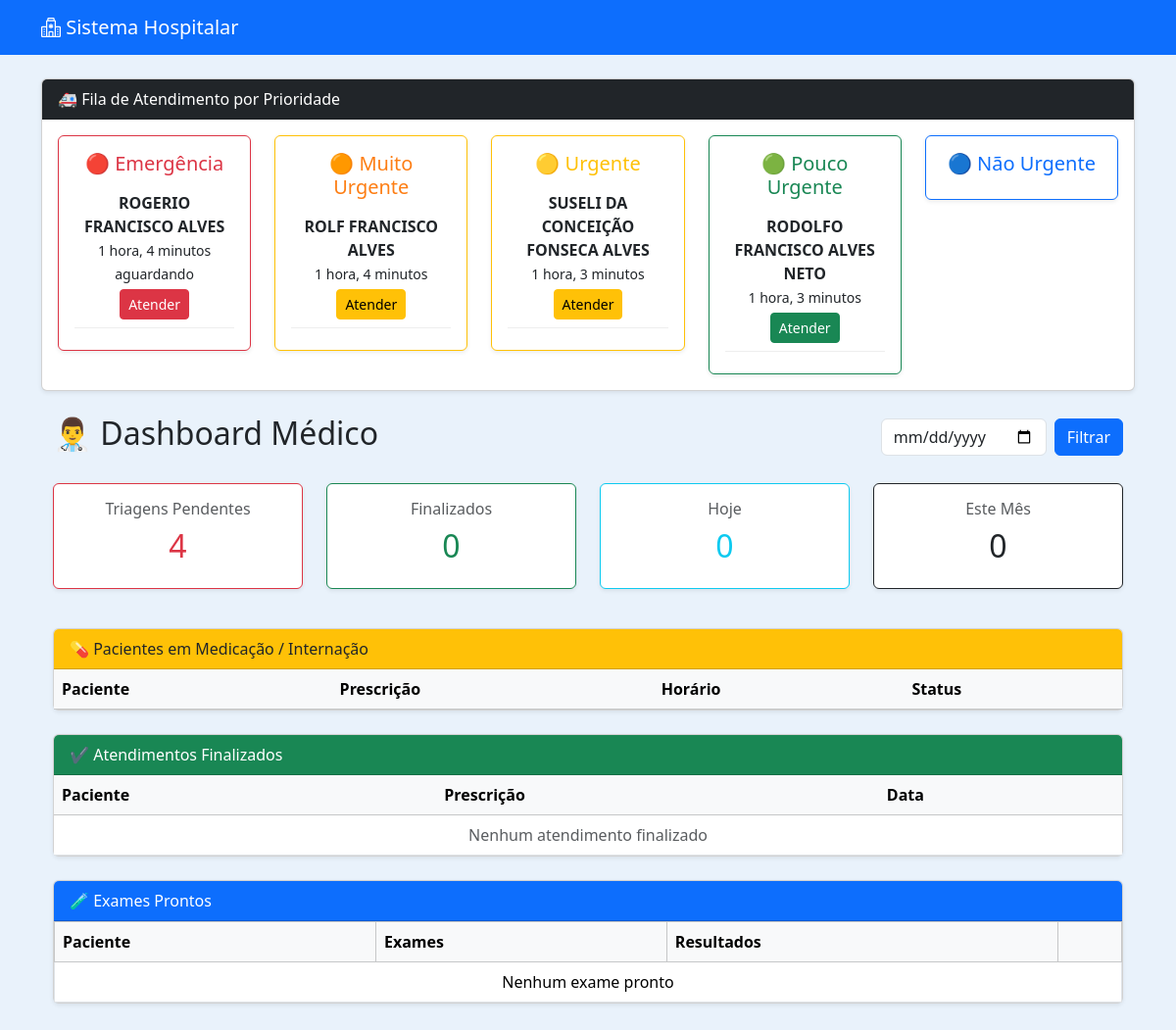
The app's page /medico/dashboard/ (signed in) with its own data.
### triagem/models.py (models this page shows, shortened)
class Triagem(models.Model):
    RISCO_CHOICES = [
        ('Vermelho', 'Vermelho'),
        ('Laranja', 'Laranja'),
        ('Amarelo', 'Amarelo'),
        ('Verde', 'Verde'),
        ('Azul', 'Azul'),
    ]
    agendamento = models.OneToOneField(Agendamento, on_delete=models.CASCADE)
    paciente = models.ForeignKey(Paciente, on_delete=models.CASCADE)
    enfermeiro = models.ForeignKey(
        Usuario,
        on_delete=models.SET_NULL,
        null=True,
        blank=True,
        related_name="triagens_realizadas"
    )
    pressao_arterial = models.CharField(max_length=20)
    temperatura = models.DecimalField(max_digits=4, decimal_places=1)
    frequencia_cardiaca = models.IntegerField()
    saturacao = models.IntegerField()
    classificacao_risco = models.CharField(
        max_length=10,
        choices=RISCO_CHOICES,
        blank=True,
        null=True
    )
    observacoes = models.TextField(blank=True, null=True)
    atendido = models.BooleanField(default=False)
    data_triagem = models.DateTimeField(auto_now_add=True)

### pacientes/models.py (models this page shows, shortened)
class Paciente(models.Model):
    nome = models.CharField(max_length=100)
    nome_social = models.CharField(max_length=100, blank=True, null=True)
    nome_mae = models.CharField(max_length=100)
    nome_pai = models.CharField(max_length=100, blank=True, null=True)
    cpf = models.CharField(
        max_length=14,
        unique=True,
        validators=[
            RegexValidator(
                r'^\d{3}\.\d{3}\.\d{3}-\d{2}$',
                'CPF inválido! Use XXX.XXX.XXX-XX'
            )
        ]
    )
    data_nascimento = models.DateField()
    SEXO_BIOLOGICO_CHOICES = [
        ('M', 'Masculino'),
        ('F', 'Feminino'),
        ('I', 'Intersexo'),
    ]
    sexo_biologico = models.CharField(max_length=1, choices=SEXO_BIOLOGICO_CHOICES)
    identidade_genero = models.CharField(max_length=50)
    orientacao_sexual = models.CharField(max_length=50)
    NACIONALIDADE_CHOICES = [
        ('BRASILEIRA', 'Brasileira'),
        ('ARGENTINA', 'Argentina'),
        ('BOLIVIANA', 'Boliviana'),
        ('CHILENA', 'Chilena'),
        ('COLOMBIANA', 'Colombiana'),
        ('PARAGUAIA', 'Paraguaia'),
        ('PERUANA', 'Peruana'),
        ('URUGUAIA', 'Uruguaia'),
        ('VENEZUELANA', 'Venezuelana'),
        ('OUTRA', 'Outra'),
    ]
    nacionalidade = models.CharField(
        max_length=20,
        choices=NACIONALIDADE_CHOICES,
        default='BRASILEIRA'
    )
    naturalidade = models.CharField(max_length=100)
    RACA_COR_CHOICES = [
        ('BRANCA', 'Branca'),
        ('PRETA', 'Preta'),
        ('PARDA', 'Parda'),
        ('AMARELA', 'Amarela'),
        ('INDIGENA', 'Indígena'),
    ]
    raca_cor = models.CharField(max_length=10, choices=RACA_COR_CHOICES)
    ESTADO_CIVIL_CHOICES = [
        ('SOLTEIRO', 'Solteiro(a)'),
        ('CASADO', 'Casado(a)'),
        ('DIVORCIADO', 'Divorciado(a)'),
        ('VIUVO', 'Viúvo(a)'),
        ('UNIAO_ESTAVEL', 'União Estável'),
    ]
    estado_civil = models.CharField(max_length=20, choices=ESTADO_CIVIL_CHOICES)
    ESCOLARIDADE_CHOICES = [
        ('SEM_INSTRUCAO', 'Sem instrução'),
        ('FUNDAMENTAL_INCOMPLETO', 'Fundamental incompleto'),
        ('FUNDAMENTAL_COMPLETO', 'Fundamental completo'),
        ('MEDIO_INCOMPLETO', 'Médio incompleto'),
        ('MEDIO_COMPLETO', 'Médio completo'),
        ('SUPERIOR_INCOMPLETO', 'Superior incompleto'),
        ('SUPERIOR_COMPLETO', 'Superior completo'),
        ('POS_GRADUACAO', 'Pós-graduação'),
        ('MESTRADO', 'Mestrado'),
        ('DOUTORADO', 'Doutorado'),
    ]
    escolaridade = models.CharField(max_length=30, choices=ESCOLARIDADE_CHOICES)
    profissao = models.CharField(max_length=50)
    rg = models.CharField(max_length=20)
    orgao_emissor = models.CharField(max_length=10)
    UF_CHOICES = [
        ('AC','AC'), ('AL','AL'), ('AP','AP'), ('AM','AM'),
        ('BA','BA'), ('CE','CE'), ('DF','DF'), ('ES','ES'),
        ('GO','GO'), ('MA','MA'), ('MT','MT'), ('MS','MS'),
        ('MG','MG'), ('PA','PA'), ('PB','PB'), ('PR','PR'),
        ('PE','PE'), ('PI','PI'), ('RJ','RJ'), ('RN','RN'),
        ('RS','RS'), ('RO','RO'), ('RR','RR'), ('SC','SC'),
        ('SP','SP'), ('SE','SE'), ('TO','TO'),
    ]
    uf_rg = models.CharField(max_length=2, choices=UF_CHOICES)
    cep = models.CharField(
        max_length=9,
        validators=[
            RegexValidator(
                r'^\d{5}-\d{3}$',
                'CEP inválido! Use XXXXX-XXX'
            )
        ]
    )
    endereco = models.CharField(max_length=100)
    numero = models.CharField(max_length=10)
    complemento = models.CharField(max_length=50, blank=True, null=True)
    bairro = models.CharField(max_length=50)
    municipio = models.CharField(max_length=50)
    uf = models.CharField(max_length=2, choices=UF_CHOICES)
    ZONA_CHOICES = [
        ('URBANA', 'Urbana'),
        ('RURAL', 'Rural'),
    ]
    zona = models.CharField(max_length=6, choices=ZONA_CHOICES)
    telefone_fixo = models.CharField(
        max_length=15,
        blank=True,
        null=True,
        validators=[
            RegexValidator(
                r'^\(\d{2}\)\s\d{4}-\d{4}$',
                'Telefone inválido! Use (XX) XXXX-XXXX'
            )
        ]
    )
    celular = models.CharField(
        max_length=15,
        validators=[
            RegexValidator(
                r'^\(\d{2}\)\s\d{5}-\d{4}$',
                'Celular inválido! Use (XX) XXXXX-XXXX'
            )
        ]
    )
    whatsapp = models.BooleanField(default=False)
    email = models.EmailField(blank=True, null=True)
    cartao_sus = models.CharField(max_length=18, blank=True, null=True)
    criado_por = models.ForeignKey(
        User,
        on_delete=models.SET_NULL,
        null=True,
        blank=True,
        related_name='pacientes_criados'
    )
    data_criacao = models.DateTimeField(default=timezone.now, editable=False)
    data_atualizacao = models.DateTimeField(auto_now=True)

### medico/views.py (the view, shortened to what this page needs)
# urls.py: path('dashboard/', views.medico_dashboard, name='medico_dashboard'),
@login_required
def medico_dashboard(request):
    agora = timezone.now()
    hoje = timezone.localdate()  # Data local
    data_filtro = request.GET.get("data_atendimento")
    if data_filtro:
        try:
            filtro_data = timezone.datetime.strptime(data_filtro, "%Y-%m-%d").date()
        except ValueError:
            filtro_data = hoje
    else:
        filtro_data = hoje
    triagens = Triagem.objects.filter(atendido=False).annotate(
        prioridade=Case(
            When(classificacao_risco="Vermelho", then=Value(1)),
            When(classificacao_risco="Laranja", then=Value(2)),
            When(classificacao_risco="Amarelo", then=Value(3)),
            When(classificacao_risco="Verde", then=Value(4)),
            When(classificacao_risco="Azul", then=Value(5)),
            default=Value(5),
            output_field=IntegerField(),
        )
    ).order_by("prioridade", "-data_triagem")
    atendimentos_finalizados = Atendimento.objects.filter(
        medico=request.user,
        finalizado=True,
        data_atendimento__date=filtro_data
    ).order_by("-data_atendimento")
    aguardando_medicacao = Atendimento.objects.filter(
        medico=request.user,
        decisao="medicacao",
        medicacao_aplicada=False,
        finalizado=False
    ).order_by("-id")
    medicacao_aplicada = Atendimento.objects.filter(
        medico=request.user,
        decisao="medicacao",
        medicacao_aplicada=True,
        finalizado=False
    ).order_by("-id")
    internacoes = Atendimento.objects.filter(
        medico=request.user,
        decisao="internacao",
        finalizado=False
    ).order_by("-id")
    total_pendentes = triagens.count()
    total_atendidos = atendimentos_finalizados.count()
    total_dia = Atendimento.objects.filter(
        medico=request.user,
        data_atendimento__date=filtro_data
    ).count()
    total_mes = Atendimento.objects.filter(
        medico=request.user,
        finalizado=True,
        data_atendimento__year=agora.year,
        data_atendimento__month=agora.month
    ).count()
    exames_do_dia = Exame.objects.filter(
        atendimento__medico=request.user,
        atendimento__data_atendimento__date=filtro_data,
        status="pronto"
    ).select_related(
        "atendimento",
        "atendimento__paciente"
    ).order_by(
        "atendimento__paciente__nome",
        "-atendimento__data_atendimento"
    )
    exames_por_paciente = OrderedDict()
    exames_prontos = list(exames_por_paciente.values())
    context = {
        "triagens": triagens,
        "atendimentos_finalizados": atendimentos_finalizados,
        "aguardando_medicacao": aguardando_medicacao,
        "medicacao_aplicada": medicacao_aplicada,
        "internacoes": internacoes,
        "total_pendentes": total_pendentes,
        "total_atendidos": total_atendidos,
        "total_dia": total_dia,
        "total_mes": total_mes,
        "data_filtro": filtro_data,
        "exames_prontos": exames_prontos,
    }
    return render(request, "medico/dashboard.html", context)

### medico/templates/medico/dashboard.html (shortened to what this page needs)
{% extends 'usuarios/base.html' %}
{% load static %}
{% block content %}
<div class="card shadow-sm mb-4">
<div class="card-header bg-dark text-white">
🚑 Fila de Atendimento por Prioridade
</div>
<div class="card-body">
<div class="row text-center">
<div class="col-md">
<div class="card border-danger shadow-sm">
<div class="card-body prioridade-vermelho">
<h5 class="text-danger">🔴 Emergência</h5>
{% for t in triagens %}
{% if t.classificacao_risco == "Vermelho" %}
<div class="fila-paciente">
<strong>{{ t.paciente.nome }}</strong><br>
<small>{{ t.data_triagem|timesince }} aguardando</small><br>
<a href="{% url 'iniciar_atendimento' t.id %}"
class="btn btn-sm btn-danger mt-1">
Atender
</a>
</div>
{% endif %}
{% endfor %}
</div>
</div>
</div>
<div class="col-md">
<div class="card border-warning shadow-sm">
<div class="card-body">
<h5 style="color:#fd7e14">🟠 Muito Urgente</h5>
{% for t in triagens %}
{% if t.classificacao_risco == "Laranja" %}
<div class="fila-paciente">
<strong>{{ t.paciente.nome }}</strong><br>
<small>{{ t.data_triagem|timesince }}</small><br>
<a href="{% url 'iniciar_atendimento' t.id %}"
class="btn btn-sm btn-warning mt-1">
Atender
</a>
</div>
{% endif %}
{% endfor %}
</div>
</div>
</div>
<div class="col-md">
<div class="card border-warning shadow-sm">
<div class="card-body">
<h5 class="text-warning">🟡 Urgente</h5>
{% for t in triagens %}
{% if t.classificacao_risco == "Amarelo" %}
<div class="fila-paciente">
<strong>{{ t.paciente.nome }}</strong><br>
<small>{{ t.data_triagem|timesince }}</small><br>
<a href="{% url 'iniciar_atendimento' t.id %}"
class="btn btn-sm btn-warning mt-1">
Atender
</a>
</div>
{% endif %}
{% endfor %}
</div>
</div>
</div>
<div class="col-md">
<div class="card border-success shadow-sm">
<div class="card-body">
<h5 class="text-success">🟢 Pouco Urgente</h5>
{% for t in triagens %}
{% if t.classificacao_risco == "Verde" %}
<div class="fila-paciente">
<strong>{{ t.paciente.nome }}</strong><br>
<small>{{ t.data_triagem|timesince }}</small><br>
<a href="{% url 'iniciar_atendimento' t.id %}"
class="btn btn-sm btn-success mt-1">
Atender
</a>
</div>
{% endif %}
{% endfor %}
</div>
</div>
</div>
<div class="col-md">
<div class="card border-primary shadow-sm">
<div class="card-body">
<h5 class="text-primary">🔵 Não Urgente</h5>
</div>
</div>
</div>
</div>
</div>
</div>
<div class="container mt-4">
<div class="d-flex justify-content-between align-items-center mb-4">
    <h2>👨‍⚕️ Dashboard Médico</h2>
    <form method="get" class="d-flex gap-2">
        <input type="date" name="data_atendimento"
               value="{{ data_filtro }}"
               class="form-control">
        <button class="btn btn-primary">
            Filtrar
        </button>
    </form>
</div>
<div class="row mb-4">
<div class="col-md-3 mb-3">
<div class="card shadow-sm text-center border-danger">
<div class="card-body">
<h6 class="text-muted">Triagens Pendentes</h6>
<h2 class="text-danger">{{ total_pendentes }}</h2>
</div>
</div>
</div>
<div class="col-md-3 mb-3">
<div class="card shadow-sm text-center border-success">
<div class="card-body">
<h6 class="text-muted">Finalizados</h6>
<h2 class="text-success">{{ total_atendidos }}</h2>
</div>
</div>
</div>
<div class="col-md-3 mb-3">
<div class="card shadow-sm text-center border-info">
<div class="card-body">
<h6 class="text-muted">Hoje</h6>
<h2 class="text-info">{{ total_dia }}</h2>
</div>
</div>
</div>
<div class="col-md-3 mb-3">
<div class="card shadow-sm text-center border-dark">
<div class="card-body">
<h6 class="text-muted">Este Mês</h6>
<h2>{{ total_mes }}</h2>
</div>
</div>
</div>
</div>
<div class="card shadow-sm mb-4">
<div class="card-header bg-warning">
💊 Pacientes em Medicação / Internação
</div>
<div class="table-responsive">
<table class="table table-hover mb-0">
<thead class="table-light">
<tr>
<th>Paciente</th>
<th>Prescrição</th>
<th>Horário</th>
<th>Status</th>
</tr>
</thead>
</table>
</div>
</div>
<div class="card shadow-sm mb-4">
<div class="card-header bg-success text-white">
✔ Atendimentos Finalizados
</div>
<div class="table-responsive" style="max-height:350px">
<table class="table table-hover mb-0">
<thead class="table-light">
<tr>
<th>Paciente</th>
<th>Prescrição</th>
<th>Data</th>
</tr>
</thead>
<tbody>
{% for a in atendimentos_finalizados %}
<tr>
<td>{{ a.paciente.nome }}</td>
<td>{{ a.prescricao|default:"-" }}</td>
<td>{{ a.data_atendimento|date:"d/m/Y H:i" }}</td>
</tr>
{% empty %}
<tr>
<td colspan="3" class="text-center text-muted">
Nenhum atendimento finalizado
</td>
</tr>
{% endfor %}
</tbody>
</table>
</div>
</div>
<div class="card shadow-sm mb-5">
<div class="card-header bg-primary text-white">
🧪 Exames Prontos
</div>
<div class="table-responsive">
<table class="table table-bordered mb-0">
<thead class="table-light">
<tr>
<th>Paciente</th>
<th>Exames</th>
<th>Resultados</th>
<th></th>
</tr>
</thead>
<tbody>
{% for e in exames_prontos %}
<tr>
<td>{{ e.paciente }}</td>
<td>{{ e.exames|join:", " }}</td>
<td>{{ e.resultados|join:", " }}</td>
<td>
{% for id in e.ids %}
<a href="{% url 'visualizar_exame' id %}"
class="btn btn-sm btn-info">
Ver
</a>
<a href="{% url 'gerar_pdf_exame' id %}"
class="btn btn-sm btn-secondary">
PDF
</a>
{% endfor %}
</td>
</tr>
{% empty %}
<tr>
<td colspan="4" class="text-center">
Nenhum exame pronto
</td>
</tr>
{% endfor %}
</tbody>
</table>
</div>
</div>
</div>
{% endblock %}

### usuarios/templates/usuarios/base.html (style rules this page uses)
body { background-color: #e9f2fb; }

### medico/templates/medico/dashboard.html (style rules this page uses)
.fila-paciente { padding:8px; border-bottom:1px solid #eee; margin-bottom:6px; }
.prioridade-vermelho { animation: piscar 0.8s infinite; }

### records on screen
Triagem: paciente.nome "ROGERIO FRANCISCO ALVES", data_triagem "1 hora, 4 minutos"
Triagem: paciente.nome "ROLF FRANCISCO ALVES", data_triagem "1 hora, 4 minutos"
Triagem: paciente.nome "SUSELI DA CONCEIÇÃO FONSECA ALVES", data_triagem "1 hora, 3 minutos"
Triagem: paciente.nome "RODOLFO FRANCISCO ALVES NETO", data_triagem "1 hora, 3 minutos"

### other values on screen
{{ total_pendentes }} "4"
{{ total_atendidos }} "0"
{{ total_dia }} "0"
{{ total_mes }} "0"
